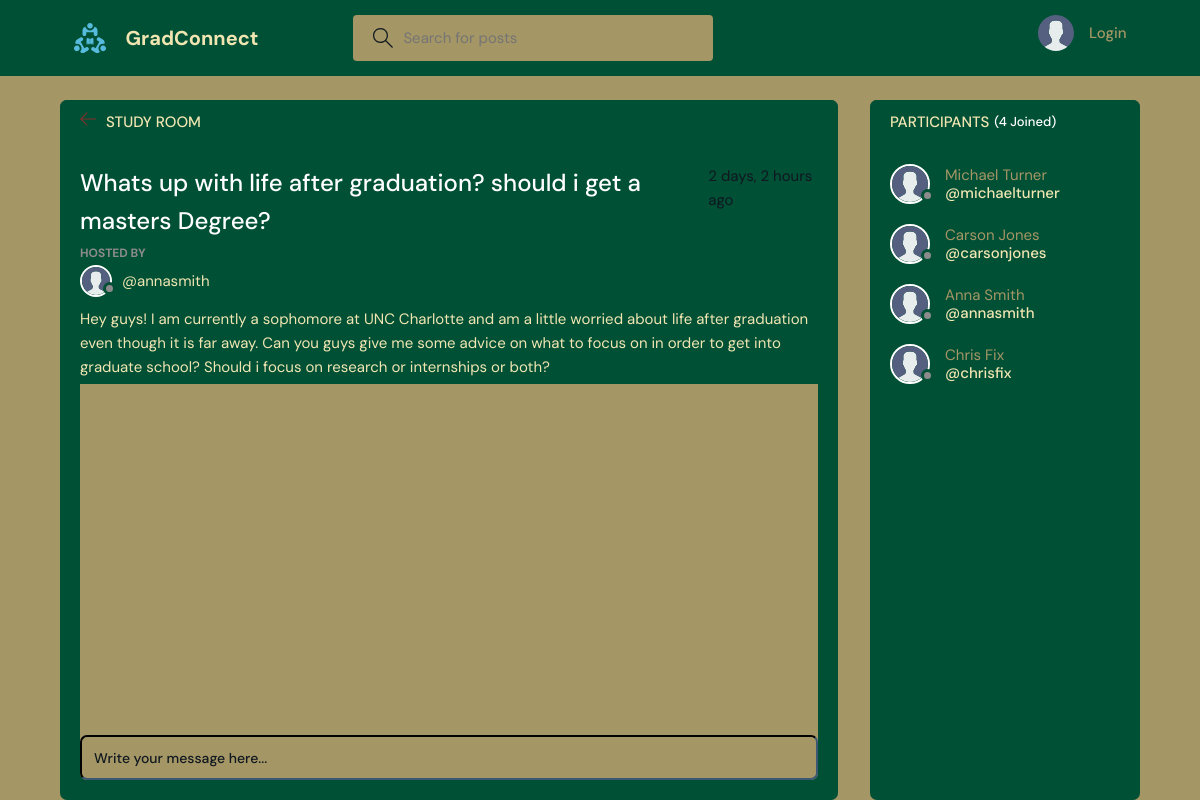
Before: /room/26/ with the older database file.
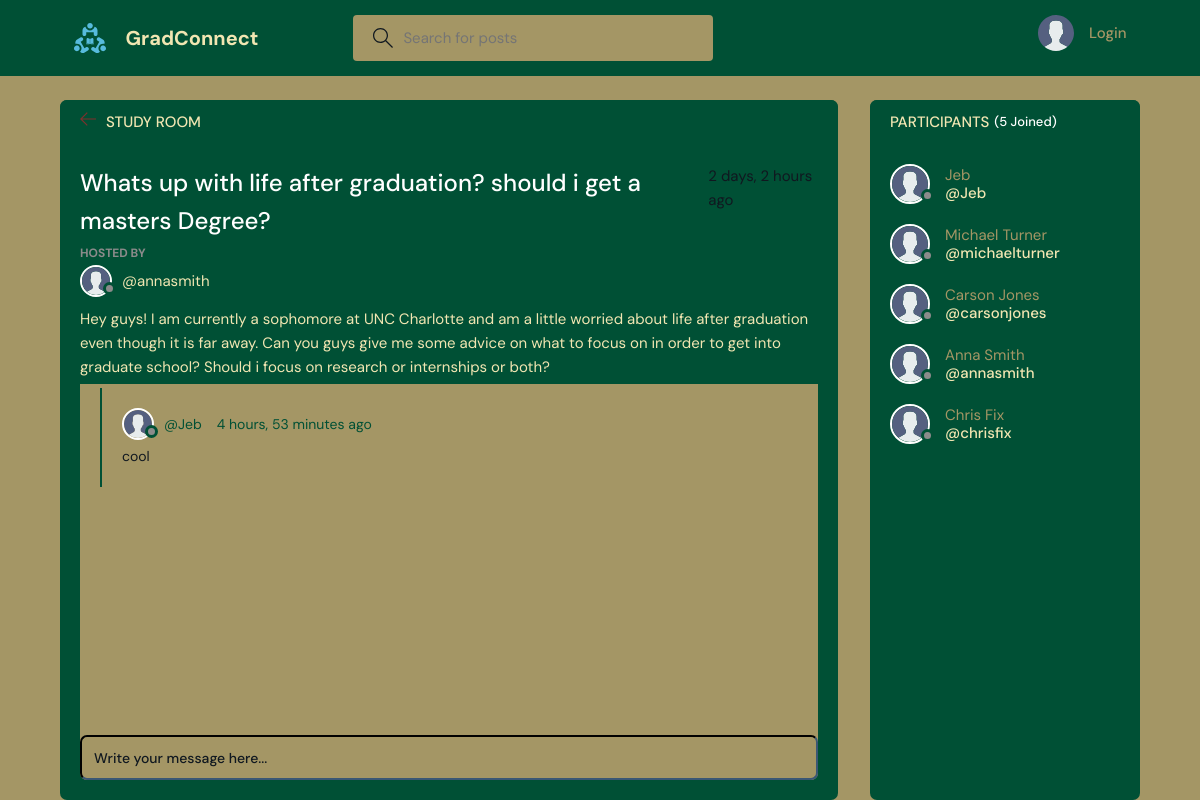
After: the same page with the newer database file.
### base/models.py (models this page shows, shortened)
class User(AbstractUser):
    name = models.CharField(max_length=200, null=True)
    email = models.EmailField(unique=True, null=True)
    bio = models.TextField(null=True)
    avatar = models.ImageField(null=True, default="avatar.svg")
    USERNAME_FIELD = 'email'
    REQUIRED_FIELDS = ['username']

class Message(models.Model):
    user = models.ForeignKey(User, on_delete=models.CASCADE)
    room = models.ForeignKey(Room, on_delete=models.CASCADE)
    body = models.TextField()
    updated = models.DateTimeField(auto_now=True)
    created = models.DateTimeField(auto_now_add=True)
    class Meta:
        ordering = ['-updated', '-created']

### base/views.py (the view, shortened to what this page needs)
# urls.py: path('room/<str:pk>/', views.room, name="room"),
def room(request, pk):
    room = Room.objects.get(id=pk)
    room_messages = room.message_set.all()
    participants = room.participants.all()
    description = room.description
    context = {'room': room,'description': description, 'room_messages': room_messages,
               'participants': participants}
    return render(request, 'base/room.html', context)

### base/models.py (called while the page is built)
    def __str__(self):
        return self.name

### base/templates/base/room.html (shortened to what this page needs)
{% extends 'main.html' %}
{% block content %}
<main class="profile-page layout layout--2">
  <div class="container">
    <div class="room">
      <div class="room__top">
        <div class="room__topLeft">
          <a href="{% url 'home' %}">
            <svg version="1.1" xmlns="http://www.w3.org/2000/svg" width="32" height="32" viewBox="0 0 32 32">
              <title>arrow-left</title>
              <path
                d="M13.723 2.286l-13.723 13.714 13.719 13.714 1.616-1.611-10.96-10.96h27.625v-2.286h-27.625l10.965-10.965-1.616-1.607z">
              </path>
            </svg>
          </a>
          <h3>Study Room</h3>
        </div>
      </div>
      <div class="room__box scroll">
        <div class="room__header scroll">
          <div class="room__info">
            <h3>{{room.name}}</h3>
            <span>{{room.created|timesince}} ago</span>
          </div>
          <div class="room__hosted">
            <p>Hosted By</p>
            <a href="{% url 'user-profile' room.host.id %}" class="room__author">
              <div class="avatar avatar--small">
                <img src="{{room.host.avatar.url}}" />
              </div>
              <span>@{{room.host.username}}</span>
            </a>
          </div>
          <div class="room__details">
            {{room.description}}
          </div>
        </div>
        <div class="room__conversation">
          <div class="threads scroll">
            {% for message in room_messages %}
            <div class="thread">
              <div class="thread__top">
                <div class="thread__author">
                  <a href="{% url 'user-profile' message.user.id %}" class="thread__authorInfo">
                    <div class="avatar avatar--small">
                      <img src="{{message.user.avatar.url}}" />
                    </div>
                    <span>@{{message.user.username}}</span>
                  </a>
                  <span class="thread__date">{{message.created|timesince}} ago</span>
                </div>
              </div>
              <div class="thread__details">
                {{message.body}}
              </div>
            </div>
            {% endfor %}
          </div>
        </div>
      </div>
      <div class="room__message">
        <form action="" method="POST">
          <input name="body" placeholder="Write your message here..." />
        </form>
      </div>
    </div>
    <div class="participants">
      <h3 class="participants__top">Participants <span>({{participants.count}} Joined)</span></h3>
      <div class="participants__list scroll">
        {% for user in participants %}
        <a href="{%  url 'user-profile' user.id %}" class="participant">
          <div class="avatar avatar--medium">
            <img src="{{user.avatar.url}}" />
          </div>
          <p>
            {{user.name}}
            <span>@{{user.username}}</span>
          </p>
        </a>
        {% endfor %}
      </div>
    </div>
  </div>
</main>
{% endblock content %}

Changed rows visible on the page:
added Message: user.avatar (placeholder picture), user.username "Jeb", created "4 hours, 53 minutes", body "cool"
now on this page (row edited): User: avatar (placeholder picture), name "Jeb", username "Jeb"
Other visible differences:
{{ participants.count }}: "4" → "5"
